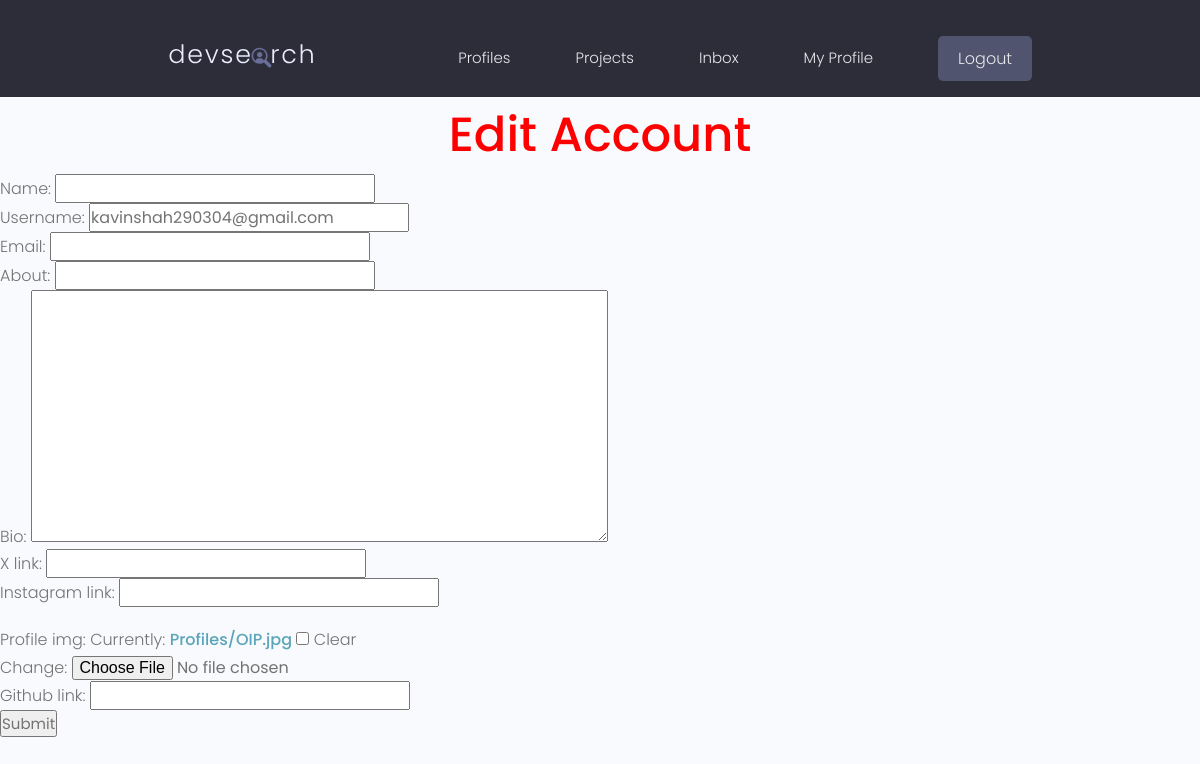
The page /profileedit/ (signed in) on the database as committed earlier.
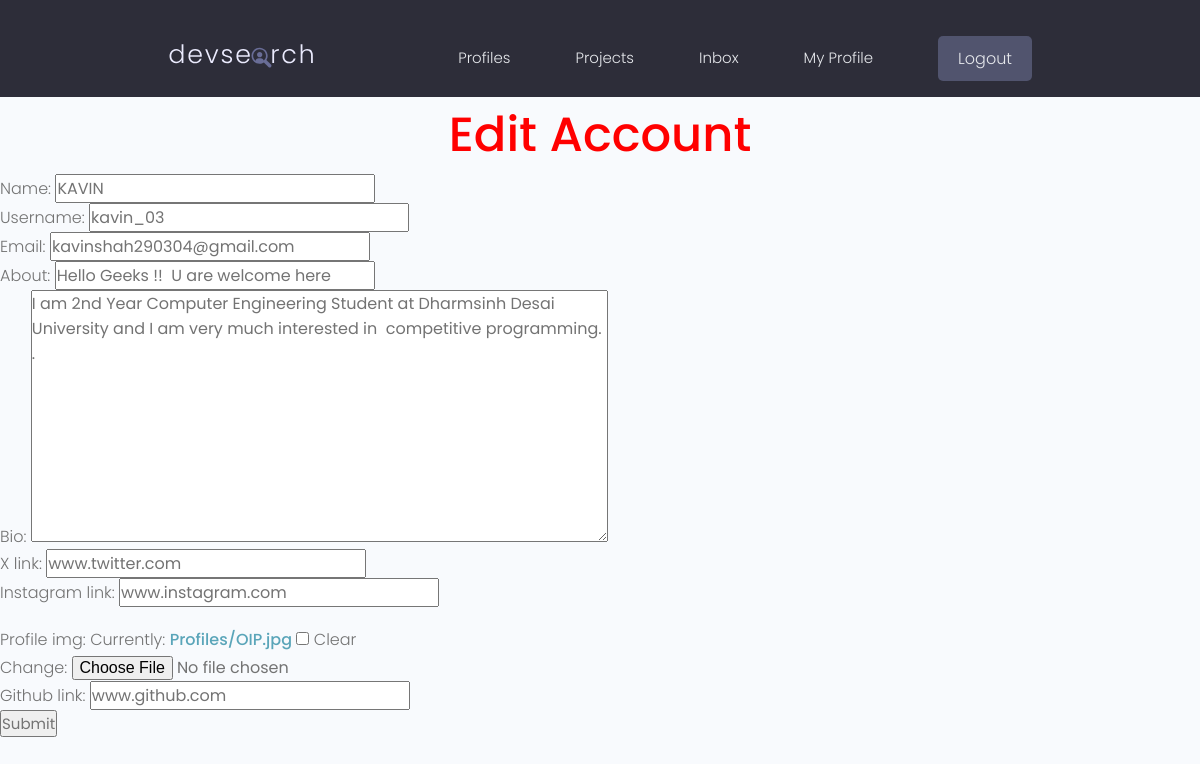
The same page on the database as committed later.
### userapp/models.py (models this page shows, shortened)
class profile(models.Model):
    user=models.OneToOneField(User,on_delete=models.CASCADE,null=True,blank=True)
    name=models.CharField(max_length=250,blank=True,null=True)
    username=models.CharField(max_length=250,blank=True,null=True)
    email=models.EmailField(max_length=500,blank=True,null=True)
    About=models.CharField(max_length=500,blank=True,null=True,default=" ")
    Bio=models.TextField(blank=True,null=True)
    X_link=models.CharField(null=True,blank=True,max_length=500)
    Instagram_link=models.CharField(null=True,blank=True,max_length=500)
    Profile_img=models.ImageField(null=True,blank=True,upload_to='Profiles/',default='Profiles/OIP.jpg')
    Github_link=models.CharField(null=True,blank=True,max_length=500)
    created=models.DateTimeField(auto_now_add=True)
    id=models.UUIDField(primary_key=True,editable=False,default=uuid.uuid4,unique=True)

### userapp/views.py (the view)
# urls.py: path('profileedit/',views.editprofile,name='editprofile'),
@login_required(login_url='login')
def editprofile(request):
    profile=request.user.profile
    profileform=ProfileEditform(instance=profile)
    if request.method=='POST':
        form=ProfileEditform(request.POST,request.FILES,instance=profile)
        if form.is_valid():
            form.save()
            return redirect('ownprofile')
    context={'profileform':profileform}
    return render(request,'userapp/profile_edit.html',context)

### userapp/forms.py
class ProfileEditform(ModelForm):
    class Meta:
        model=profile
        fields=['name','username','email','About','Bio','X_link','Instagram_link','Profile_img','Github_link']

### userapp/templates/userapp/profile_edit.html (shortened to what this page needs)
{% include 'navbar.html' %}
<h1>Edit Account</h1>
<form method="POST" action="{% url 'editprofile' %}"  enctype="multipart/form-data">
    {{profileform.as_p}}
    <input type="submit" value="Submit">
</form>

Rows that differ between the two databases and show on the page:
changed profile "kavinshah290304@gmail.com": name (not shown) → "KAVIN"; username "kavinshah290304@gmail.com" → "kavin_03"; email (not shown) → "kavinshah290304@gmail.com"; About (not shown) → "Hello Geeks !! U are welcome here"; Bio (not shown) → "I am 2nd Year Computer Engineering Student at Dharmsinh Desai University and I am very much interested in competitive programming. ."; X_link (not shown) → "www.twitter.com"; Instagram_link (not shown) → "www.instagram.com"; Github_link (not shown) → "www.github.com"
